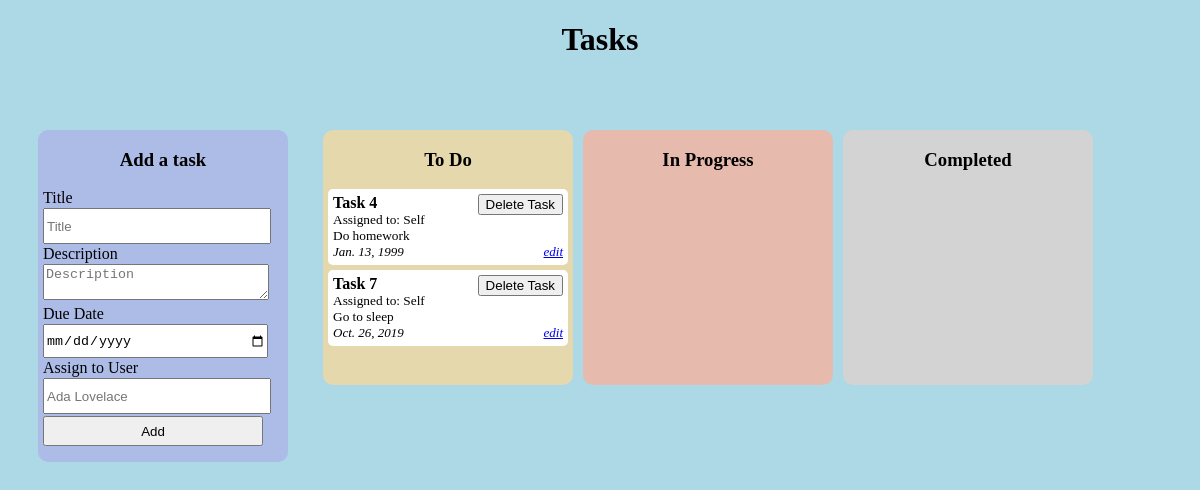
/tasks/, run on an earlier commit of the app's database.
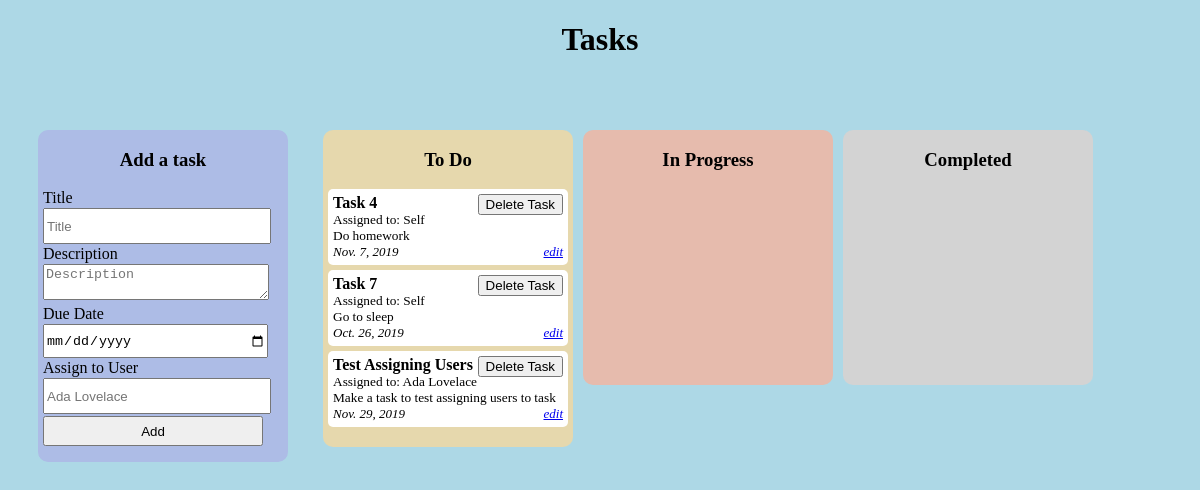
And on a later commit of the database.
### tasks/models.py (models this page shows)
class TodoItem(models.Model):
    content = models.TextField()
    title = models.TextField(default='')
    date = models.DateField(default='1999-01-13')
    user = models.TextField(default='Self')

### tasks/views.py (the view)
# urls.py: path('tasks/', taskView),
def taskView(request):
    all_todo_items = TodoItem.objects.all()
    return render(request, 'tasks.html',
                  {'all_items': all_todo_items})

### csc394/templates/tasks.html (shortened to what this page needs)
<!DOCTYPE html>
<html>
<head>
</head>
<body>
    <h1>Tasks</h1>
    <div class="task-list" id="formTodo">
        <h3>Add a task</h3>
        <form id=todo-form action="/addTodo/" method="post">{% csrf_token %}
            <label>Title</label>
            <input type="text" name="title" placeholder="Title" />
            <label>Description</label>
            <textarea placeholder="Description" name="content"></textarea>
            <label>Due Date</label>
            <input type="date" name="date" placeholder=" Due Date (yyyy-mm-dd)" />
            <label>Assign to User</label>
            <input type="text" name="user" placeholder="Ada Lovelace" />
            <input type="submit" value="Add" />
        </form>
    </div>
    <div class="task-list" id="todo">
        <h3>To Do</h3>
        {% for todo_item in all_items%}
        <div class="todo-task">
            <div class="task-header">{{ todo_item.title}}
                <form action="/deleteTodo/{{todo_item.id}}/" style="float: right;" method="post">
                    <input type="submit" value="Delete Task" />
                </form>
            </div>
            <div class="task-assignee">Assigned to: {{ todo_item.user }}</div>
            <div class="task-description">{{ todo_item.content}}</div>
            <div class="task-date">{{ todo_item.date}}
                <a href="/tasks/{{todo_item.id}}/" style="float: right;">edit</a>
            </div>
        </div>
        {% endfor %}
    </div>
    <div class="task-list" id="inProgress">
        <h3>In Progress</h3>
    </div>
    <div class="task-list" id="completed">
        <h3>Completed</h3>
    </div>
</body>
</html>

### csc394/templates/tasks.html (style rules this page uses)
html { background-color: #add8e6; }
#todo { width: 250px; float: left; margin-top: 50px; margin-right: 5px; margin-left: 5px; background-color: #e6d8ad; min-height: 240px; border-radius: 10px; padding-bottom: 15px; }
#inProgress { width: 250px; float: left; margin-top: 50px; margin-right: 5px; margin-left: 5px; background-color: #e6bbad; min-height: 240px; border-radius: 10px; padding-bottom: 15px; }
#completed { width: 250px; float: left; margin-top: 50px; margin-right: 5px; margin-left: 5px; background-color: #d3d3d3; min-height: 240px; border-radius: 10px; padding-bottom: 15px; }
#formTodo { width: 250px; float: left; margin-left: 30px; margin-right: 30px; margin-top: 50px; background-color: #adbce6; min-height: 240px; border-radius: 10px; padding-bottom: 15px; }
#formTodo input, #formTodo textarea { width: 220px; margin: 1px 5px; }
#formTodo input { height: 30px; }
.todo-task { border-radius: 5px; background-color: #ffffff; width: 230px; margin: 5px; padding: 5px; }
.todo-task>.task-header { font-weight: bold; }
.todo-task>.task-date { font-size: small; font-style: italic; }
.todo-task>.task-description { font-size: smaller; }
.todo-task>.task-assignee { font-size: smaller; }
h3, h1 { text-align: center; }
label { margin-left: 5px; }

What changed in the data, as far as the page shows it:
changed TodoItem "Task 4": date "Jan. 13, 1999" → "Nov. 7, 2019"
added TodoItem: title "Test Assigning Users", user "Ada Lovelace", content "Make a task to test assigning users to task", date "Nov. 29, 2019"
